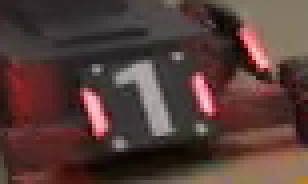
#> input picture TASK2/One.png, 77 x 46 px (shown 4 times larger)
$ python Codejam.py
#> lines starting #> are read from the running program, lines starting #| are printed output that depends on the picture; after the words box and inside, x2 and y2 are one past the last pixel; in counts of white or black regions, pixels touching at a corner belong together
import cv2
import numpy as np
import copy
import math
method = cv2.TM_SQDIFF
bgModel = cv2.createBackgroundSubtractorMOG2()
MPx=0
MPy=0
found=found2=False
posprev=posprev2=None
def calculateDistance(x1,y1,x2,y2):
    dist = math.sqrt((x2 - x1)**2 + (y2 - y1)**2)
    return dist
def removeBG(frame):
    fgmask = bgModel.apply(frame,learningRate=-1)
    img=cv2.cvtColor(frame,cv2.COLOR_BGR2GRAY)
    thresh = cv2.threshold(img, 50, 255, cv2.THRESH_BINARY_INV)[1]
    res = cv2.bitwise_and(thresh, thresh, mask=fgmask)
    return res
cap = cv2.VideoCapture('sentry3.mkv')
im1=cv2.imread("One.png")
#> im1 is the input picture: shape (46, 77, 3); mean B, G, R 56.5, 61, 84.3
im2=cv2.imread("Two.png")
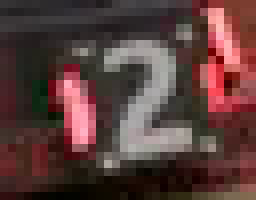
#> input picture TASK2/Two.png, 32 x 25 px (shown 8 times larger)
#> im2 is the input picture: shape (25, 32, 3); mean B, G, R 59.2, 61.6, 89.5
fourcc = cv2.VideoWriter_fourcc(*'XVID')
out = cv2.VideoWriter('output.avi', fourcc, 20.0, (1440,810))
while(cap.isOpened()):
    ret,frame=cap.read()
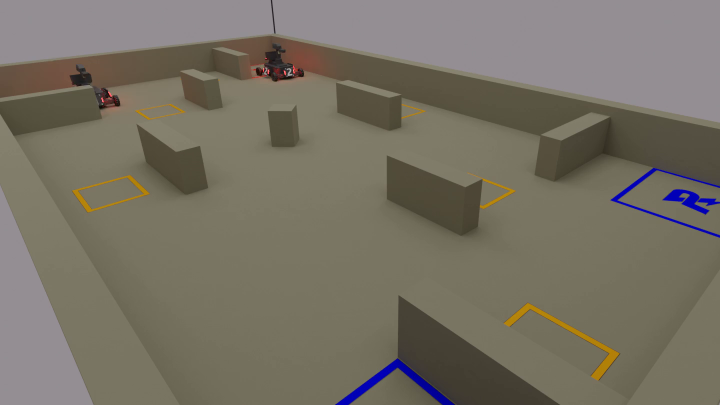
#> input picture frame 18 of TASK2/sentry3.mkv, 1440 x 810 px (shown at 1/2 size)
#> frame is the input picture: shape (810, 1440, 3); mean B, G, R 100.5, 113.3, 118.9
    if found==False:
        #print("None1")
        result = cv2.matchTemplate(frame,im1, method)
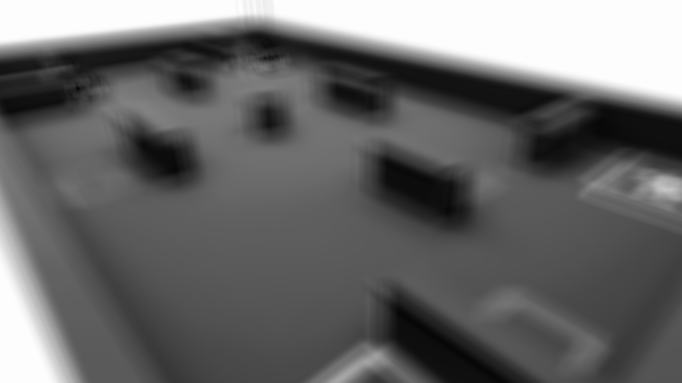
#> result: shape (765, 1364) float32 (shown at 1/2 size); min 13775133, max 83782816, mean 42752824; drawn with min black and max white
        mn,_,mnLoc,_ = cv2.minMaxLoc(result)
#> mn = 13775133; mnLoc = (155, 176)
        MPx,MPy = mnLoc
#> MPx = 155; MPy = 176
    if found2==False:
        #print("None2")
        result2 = cv2.matchTemplate(frame,im2, method)
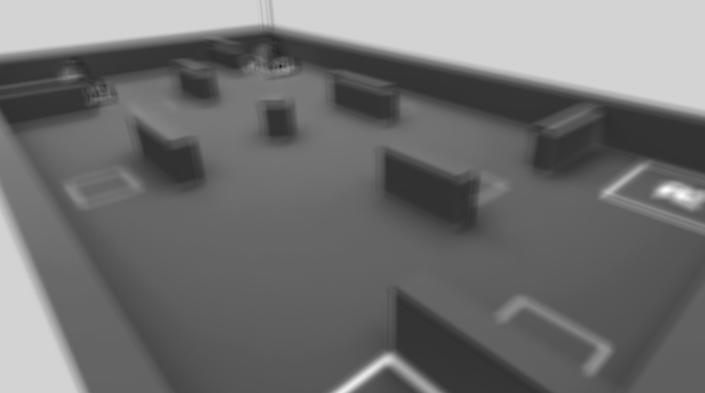
#> result2: shape (786, 1409) float32 (shown at 1/2 size); min 1748819, max 23741424, mean 11502773; drawn with min black and max white
        mn2,_,mnLoc2,_ = cv2.minMaxLoc(result2)
#> mn2 = 1748819; mnLoc2 = (560, 132)
        MPx2,MPy2 = mnLoc2
#> MPx2 = 560; MPy2 = 132
    image = removeBG(frame)
#> in removeBG, `fgmask = bgModel.apply(frame,learningRate=-1)`: fgmask: shape (810, 1440); every value is 127
#> in removeBG, `img=cv2.cvtColor(frame,cv2.COLOR_BGR2GRAY)`:
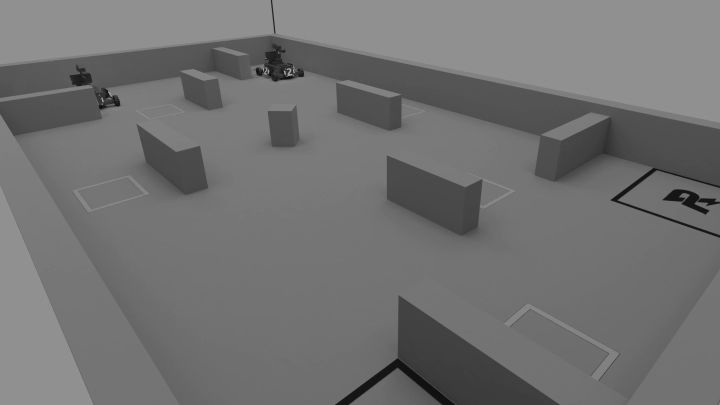
#> img: shape (810, 1440) (shown at 1/2 size); min 1, max 193, mean 113.4
#> in removeBG, `thresh = cv2.threshold(img, 50, 255, cv2.THRESH_BINARY_INV)[1]`:
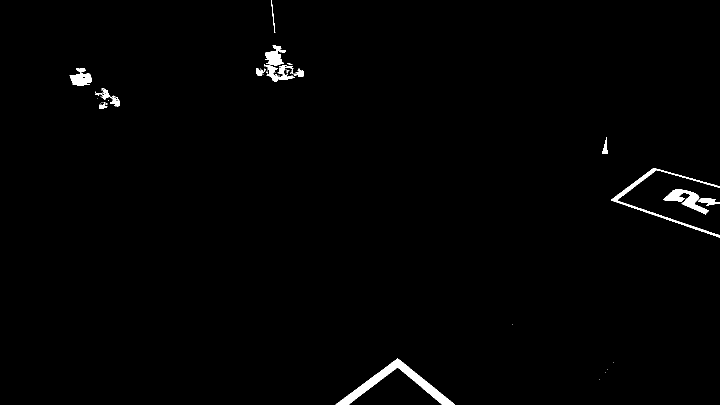
#> thresh: shape (810, 1440) (shown at 1/2 size); 1% white; 45 white regions (31 under 20 px)
    contours, hierarchy = cv2.findContours(image, cv2.RETR_TREE, cv2.CHAIN_APPROX_SIMPLE)
#> contours = 83 contours, 69 with area under 20; largest, box (x1, y1, x2, y2) and area: (671, 717, 910, 810) 3942, (1222, 336, 1440, 475) 1615, (1326, 379, 1418, 429) 1488, (139, 136, 184, 172) 874, (530, 91, 571, 132) 806
    #res = max(contours, key=cv2.contourArea)
    nearest1 = nearest2 = 1000000000
    point1=point2=(0,0)
    #contours = sorted(contours,key=cv.contourArea)
    for cnt in contours:
        # If current element is smaller than first then
        # update both first and second
        M=cv2.moments(cnt)
        cX=cY=0
        if(M["m00"]!=0):
            cX = int(M["m10"] / M["m00"])
            cY = int(M["m01"] / M["m00"])
        centre=(cX,cY)
        if posprev is not None:
            dist1=calculateDistance(posprev[0],posprev[1],cX,cY)
            if(dist1<nearest1):
                nearest1=dist1
                point1=centre
        if posprev2 is not None:
            dist2=calculateDistance(posprev2[0],posprev2[1],cX,cY)
            if(dist2<nearest2):
                nearest2=dist2
                point2=centre
#> this loop made 83 passes
#> cnt on passes 1, 2, 3, 4, 6, 11, 12, 14, 15, 16, 17, 18: [[1199, 758]], [[1210, 744]], [[1215, 738]], [[1226, 724]], [[1024, 649]], [[199, 208]], [[200, 206]], [[205, 205]], [[203, 205]], [[216, 201], [217, 201]], [[194, 196]], [[202, 192], [201, 193], [202, 194], [201, 193]]
#> after the loop, nearest1 = 1000000000; nearest2 = 1000000000; point1 = (0, 0); point2 = (0, 0)
    cv2.circle(frame, point1, 3, (255,0,0), 10)
#> frame: shape (810, 1440, 3); 0.01% of pixels changed, all inside (x1, y1, x2, y2) = (0, 0, 9, 9)
    cv2.circle(frame, point2, 3, (0,0,255), 10)
#> frame: shape (810, 1440, 3); mean B, G, R 100.5, 113.3, 119
    cv2.putText(frame, 'ONE',point1, cv2.FONT_HERSHEY_SIMPLEX, 0.9, (255,0,0), 2)
#> frame: shape (810, 1440, 3); mean B, G, R 100.5, 113.3, 118.9
    cv2.putText(frame, 'TWO',point2, cv2.FONT_HERSHEY_SIMPLEX, 0.9, (0,0,255), 2)
#> frame: shape (810, 1440, 3); mean B, G, R 100.5, 113.3, 118.9
    if(point1!=(0,0)):
        posprev=point1
    if(point2!=(0,0)):
        posprev2=point2
    try:
        if found==False:
            if mn==0.0:
                cv2.circle(frame, mnLoc, 3, (255,0,0), 10)
                posprev=mnLoc
                found=True
        if found2==False:
            if mn2==0.0:
                cv2.circle(frame, mnLoc2, 3, (0,0,255), 10)
                posprev2=mnLoc2
                found2=True
            #cv2.imshow('clip',pic)
    except:
        continue
    out.write(frame)
    cv2.imshow('bgr',frame)
    cv2.waitKey(1)

cap.release()
cv2.destroyAllWindows()
